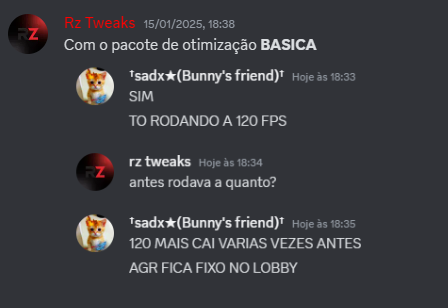
#> input picture _extracted/images/Screenshot_1.png, 448 x 308 px; its folder holds only this picture in this run
$ python make_contact.py
#> lines starting #> are read from the running program, lines starting #| are printed output that depends on the picture
from PIL import Image, ImageDraw
import glob, os

files = sorted(glob.glob('_extracted/images/Screenshot_*.png'),
               key=lambda p: int(p.split('_')[-1].split('.')[0]))
for f in files:
    im = Image.open(f)
#> im is the input picture: PIL image 448x308 RGBA; mean R, G, B, A 58.3, 59, 63.3, 255
    print(os.path.basename(f), im.size, im.mode)
#| Screenshot_1.png (448, 308) RGBA

cols, tw, th = 3, 760, 560
rows = (len(files) + cols - 1) // cols
sheet = Image.new('RGB', (cols * tw, rows * th), '#111111')
#> sheet: PIL image 2280x560 RGB; every value is 17
draw = ImageDraw.Draw(sheet)
for i, f in enumerate(files):
    im = Image.open(f).convert('RGB')
#> im: PIL image 448x308 RGB
    im.thumbnail((tw - 20, th - 40))
    x = (i % cols) * tw + 10
    y = (i // cols) * th + 30
    sheet.paste(im, (x, y))
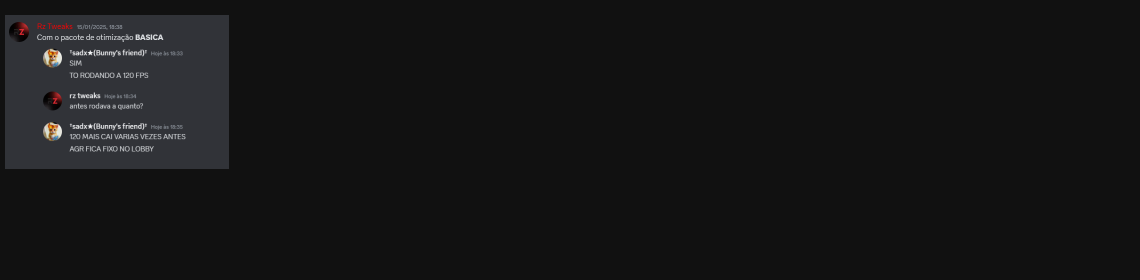
#> sheet: PIL image 2280x560 RGB (shown at 1/2 size); mean R, G, B 21.5, 21.5, 22
    draw.text((x, (i // cols) * th + 8), os.path.basename(f), fill='white')
sheet.save('_extracted/contact_sheet.jpg', quality=85)
print('sheet', sheet.size)
#| sheet (2280, 560)

$ run again, on _extracted/images/Screenshot_13.png
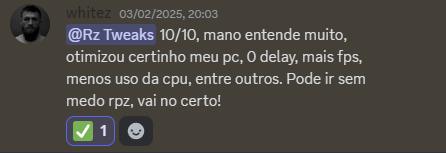
#> input picture _extracted/images/Screenshot_13.png, 446 x 153 px
#> im is the input picture: PIL image 446x153 RGBA; mean R, G, B, A 75.5, 72.6, 66.2, 255
#| Screenshot_13.png (446, 153) RGBA
#> im: PIL image 446x153 RGB
#> `sheet.paste(im, (x, y))`:
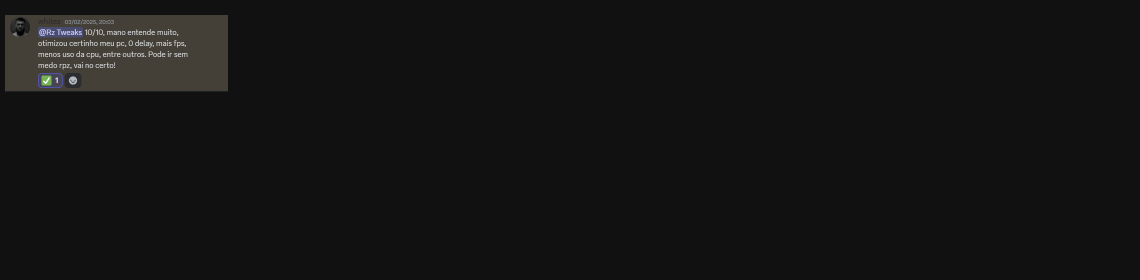
#> sheet: PIL image 2280x560 RGB (shown at 1/2 size); mean R, G, B 20.1, 20, 19.6
#| sheet (2280, 560)

$ run again, on _extracted/images/Screenshot_14.png
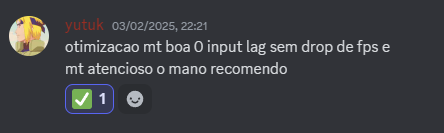
#> input picture _extracted/images/Screenshot_14.png, 444 x 133 px
#> im is the input picture: PIL image 444x133 RGBA; mean R, G, B, A 59.2, 60.9, 64.7, 255
#| Screenshot_14.png (444, 133) RGBA
#> im: PIL image 444x133 RGB
#> `sheet.paste(im, (x, y))`:
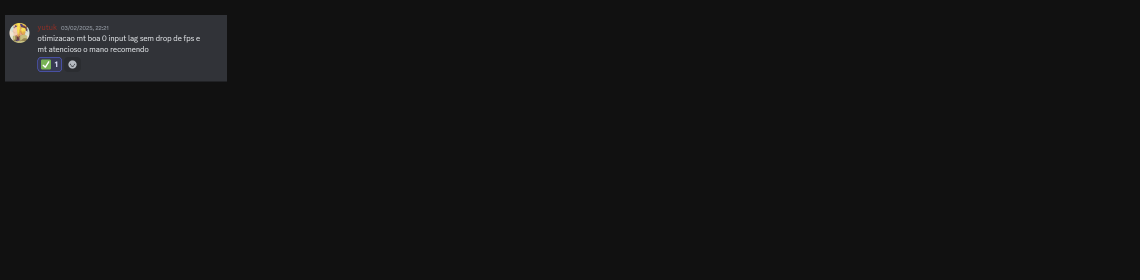
#> sheet: PIL image 2280x560 RGB (shown at 1/2 size); mean R, G, B 19, 19, 19.2
#| sheet (2280, 560)

$ run again, on _extracted/images/Screenshot_15.png
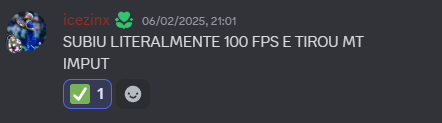
#> input picture _extracted/images/Screenshot_15.png, 442 x 123 px
#> im is the input picture: PIL image 442x123 RGBA; mean R, G, B, A 55.3, 58.4, 63.8, 255
#| Screenshot_15.png (442, 123) RGBA
#> im: PIL image 442x123 RGB
#> `sheet.paste(im, (x, y))`:
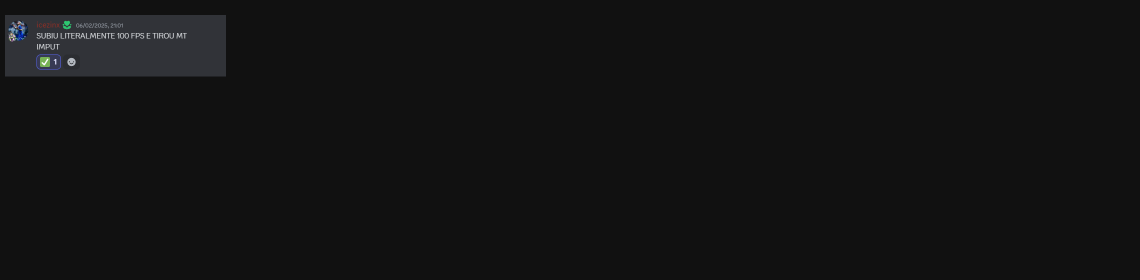
#> sheet: PIL image 2280x560 RGB (shown at 1/2 size); mean R, G, B 18.6, 18.8, 19
#| sheet (2280, 560)

$ run again, on _extracted/images/Screenshot_10.png
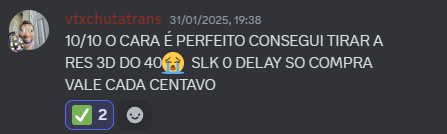
#> input picture _extracted/images/Screenshot_10.png, 447 x 134 px
#> im is the input picture: PIL image 447x134 RGBA; mean R, G, B, A 62, 63.6, 67.7, 255
#| Screenshot_10.png (447, 134) RGBA
#> im: PIL image 447x134 RGB
#> `sheet.paste(im, (x, y))`:
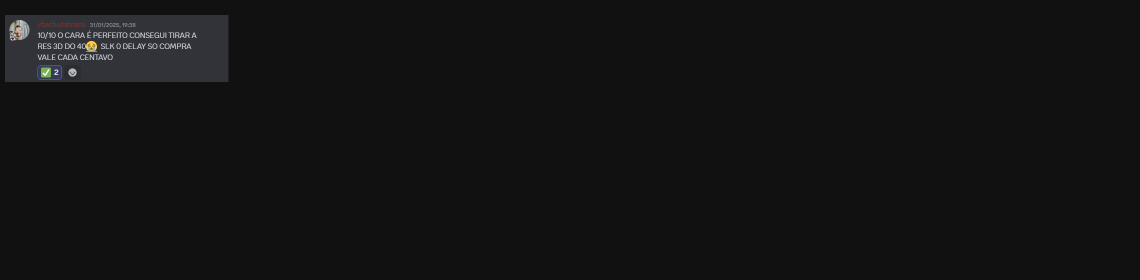
#> sheet: PIL image 2280x560 RGB (shown at 1/2 size); mean R, G, B 19.1, 19.2, 19.4
#| sheet (2280, 560)
